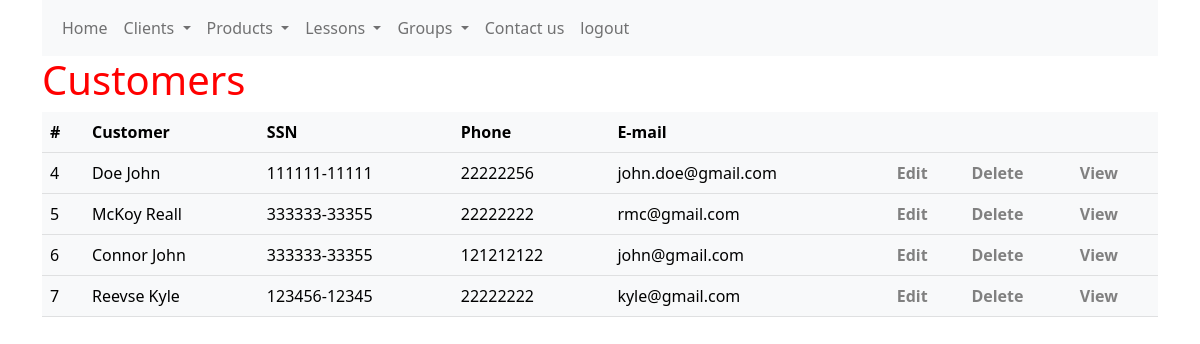
The app's page /users/customers/ (signed in) with its own data.
### users/models.py (models this page shows, shortened)
class BaseUser(AbstractUser):
    username = models.CharField(max_length=150, unique=True, blank=False)
    first_name = models.CharField(max_length=150)
    last_name = models.CharField(max_length=150)
    ssn = models.CharField(max_length=12)
    phone = models.CharField(max_length=13)
    email = models.CharField(max_length=100)
    created_at = models.DateTimeField(default=timezone.now)
    is_staff = models.BooleanField(default=False)
    is_active = models.BooleanField(default=False)
    USERNAME_FIELD = "username"
    REQUIRED_FIELDS = [
        "first_name",
        "last_name",
        "ssn",
        "phone",
        "email",
    ]

class Customer(BaseUser):
    want_invoice = models.BooleanField(default=True)
    class Meta:
        verbose_name_plural = "Customers"

class BaseUser(AbstractUser):
    username = models.CharField(max_length=150, unique=True, blank=False)
    first_name = models.CharField(max_length=150)
    last_name = models.CharField(max_length=150)
    ssn = models.CharField(max_length=12)
    phone = models.CharField(max_length=13)
    email = models.CharField(max_length=100)
    created_at = models.DateTimeField(default=timezone.now)
    is_staff = models.BooleanField(default=False)
    is_active = models.BooleanField(default=False)
    USERNAME_FIELD = "username"
    REQUIRED_FIELDS = [
        "first_name",
        "last_name",
        "ssn",
        "phone",
        "email",
    ]

### users/views.py (the view)
# urls.py: path("customers/", CustomerListView.as_view(), name="customers"),
class CustomerListView(ListView):
    model = Customer

### users/templates/users/customer_list.html (shortened to what this page needs)
{% extends 'main.html' %}
{% block content %}
<h1>Customers</h1>
<table class="table table-light">
    <tr>
        <th>#</th>
        <th>Customer</th>
        <th>SSN</th>
        <th>Phone</th>
        <th>E-mail</th>
        <th colspan="3"></th>
    </tr>
    {% for object in customer_list %}
    <tr>
        <td>{{ object.id }}</td>
        <td>{{ object.last_name }} {{ object.first_name }}</td>
        <td>{{ object.ssn }}</td>
        <td>{{ object.phone }}</td>
        <td>{{ object.email }}</td>
        <td><a href="{% url 'update-customer' object.id %}">Edit</a></td>
        <td><a href="{% url 'delete-customer' object.id %}">Delete</a></td>
        <td><a href="{% url 'customer' object.id %}">View</a></td>
        {% endfor %}
    </tr>
</table>
{% endblock %}

### static/css/styles.css (style rules this page uses)
h1 { color:red; }
a { color: grey; font-weight: bold; text-decoration: none; }

### records on screen
Customer: id "4", last_name "Doe", first_name "John", ssn "111111-11111", phone "22222256", email "john.doe@gmail.com"
Customer: id "5", last_name "McKoy", first_name "Reall", ssn "333333-33355", phone "22222222", email "rmc@gmail.com"
Customer: id "6", last_name "Connor", first_name "John", ssn "333333-33355", phone "121212122", email "john@gmail.com"
Customer: id "7", last_name "Reevse", first_name "Kyle", ssn "123456-12345", phone "22222222", email "kyle@gmail.com"
